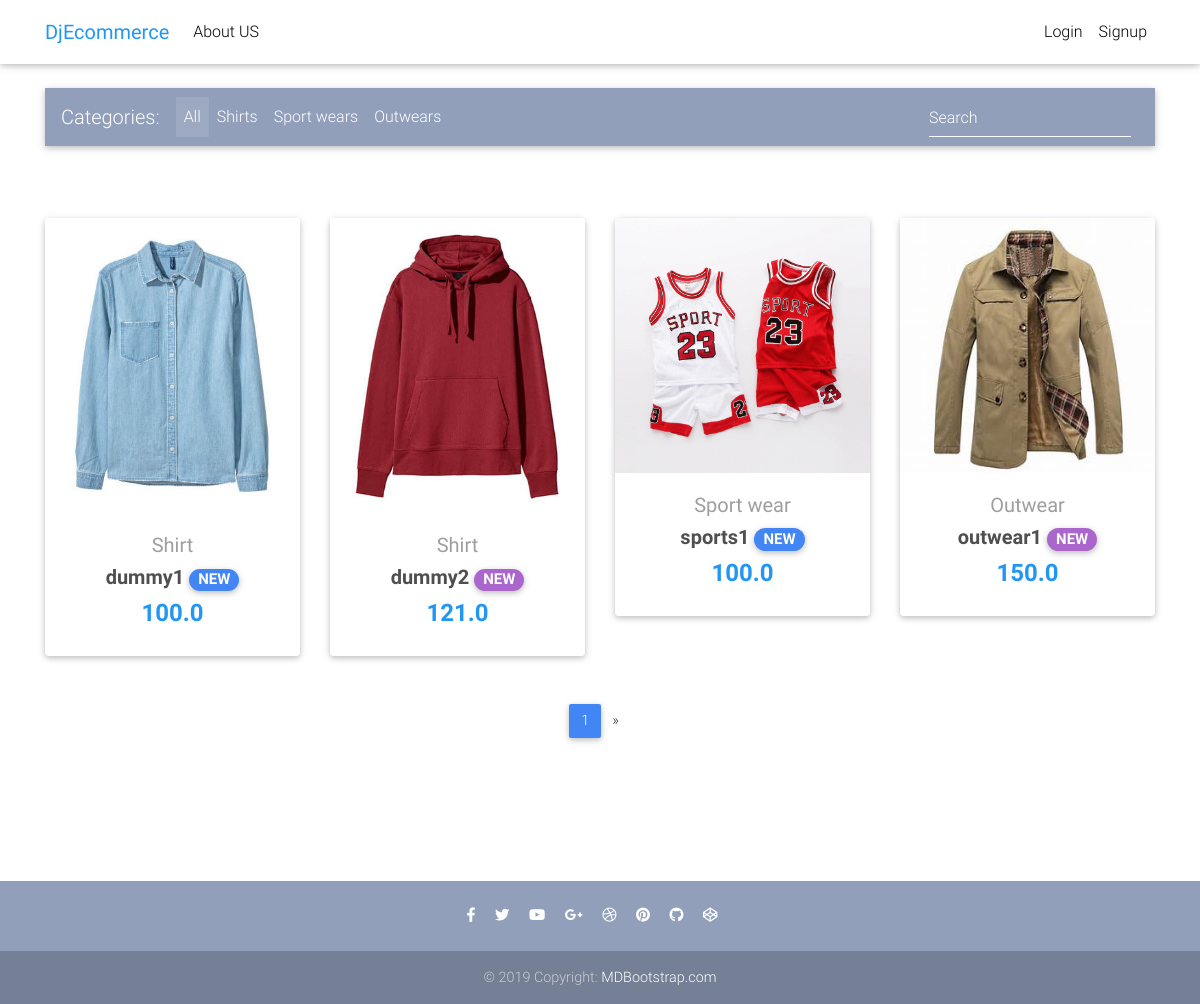
The page / on the database its author committed.
### eCom/models.py (models this page shows, shortened)
class Item(models.Model):
    title = models.CharField(max_length=100)
    pic=models.ImageField(upload_to='shirt_pic',blank=True)
    price=models.FloatField()
    discount_price=models.FloatField(blank=True,null=True)
    category=models.CharField(choices=CATEGORY_CHOICES,max_length=2)
    label=models.CharField(choices=LABEL_CHOICES,max_length=1)
    description=models.TextField()
    def get_absolute_url(self):
        return reverse("eCom:productpage",
                kwargs={"pk":self.pk})

### eCom/views.py (the view)
# urls.py: path('',HomeView.as_view(),name='Home'),
class HomeView(ListView):
    model=Item
    paginate_by=4
    template_name='eCom/home-page.html'

### eCom/templates/eCom/home-page.html (shortened to what this page needs)
{%extends "eCom/appbase.html" %}
{%block content %}
      <nav class="navbar navbar-expand-lg navbar-dark mdb-color lighten-3 mt-3 mb-5">
        <span class="navbar-brand">Categories:</span>
        <div class="collapse navbar-collapse" id="basicExampleNav">
          <ul class="navbar-nav mr-auto">
            <li class="nav-item active">
              <a class="nav-link" href="#">All
              </a>
            </li>
            <li class="nav-item">
              <a class="nav-link" href="#">Shirts</a>
            </li>
            <li class="nav-item">
              <a class="nav-link" href="#">Sport wears</a>
            </li>
            <li class="nav-item">
              <a class="nav-link" href="#">Outwears</a>
            </li>
          </ul>
          <form class="form-inline">
            <div class="md-form my-0">
              <input class="form-control mr-sm-2" type="text" placeholder="Search" aria-label="Search">
            </div>
          </form>
        </div>
      </nav>
      <div class="mt-5 pt-4">
      </div>
      <section class="text-center mb-4">
        <div class="row wow fadeIn">
          {%for item in item_list %}
          <div class="col-lg-3 col-md-6 mb-4">
            <div class="card">
              <div class="view overlay">
                <img src="{{ item.pic.url }}" class="card-img-top"
                  alt="">
              </div>
              <div class="card-body text-center">
                <a href="{{ item.get_absolute_url }}" class="grey-text">
                  <h5>{{item.get_category_display}}</h5>
                </a>
                <h5>
                  <strong>
                    <a href="{{ item.get_absolute_url }}" class="dark-grey-text">{{item.title}}
                      <span class="badge badge-pill {{item.get_label_display}}-color">NEW</span>
                    </a>
                  </strong>
                </h5>
                <h4 class="font-weight-bold blue-text">
                  <strong>
                    {% if item.discount_price %}
                      {{item.discount_price}}
                    {% else %}
                      {{ item.price }}
                    {% endif %}
                  </strong>
                </h4>
              </div>
            </div>
          </div>
          {%endfor%}
        </div>
      </section>
      {% if is_paginated %}
      <nav class="d-flex justify-content-center wow fadeIn">
        <ul class="pagination pg-blue">
          <li class="page-item active">
            <a class="page-link" href="?page={{ page_obj.number}}">{{ page_obj.number}}
            </a>
          </li>
          {% if page_obj.has_next %}
          <li class="page-item">
            <a class="page-link" href="?page={{ page_obj.next_page_number}}" aria-label="Next">
              <span aria-hidden="true">&raquo;</span>
            </a>
          </li>
          {% endif %}
        </ul>
      </nav>
      {% endif %}
{%endblock %}

### templates/base.html (style rules this page uses)
html, body, header, .carousel { height: 60vh; }

### rows shown on the page
Item: pic (picture), category "Shirt", title "dummy1", discount_price "100.0"
Item: pic (picture), category "Shirt", title "dummy2", price "121.0"
Item: pic (picture), category "Sport wear", title "sports1", price "100.0"
Item: pic (picture), category "Outwear", title "outwear1", discount_price "150.0"

### other values the page prints
{{ page_obj.number }} "1"
